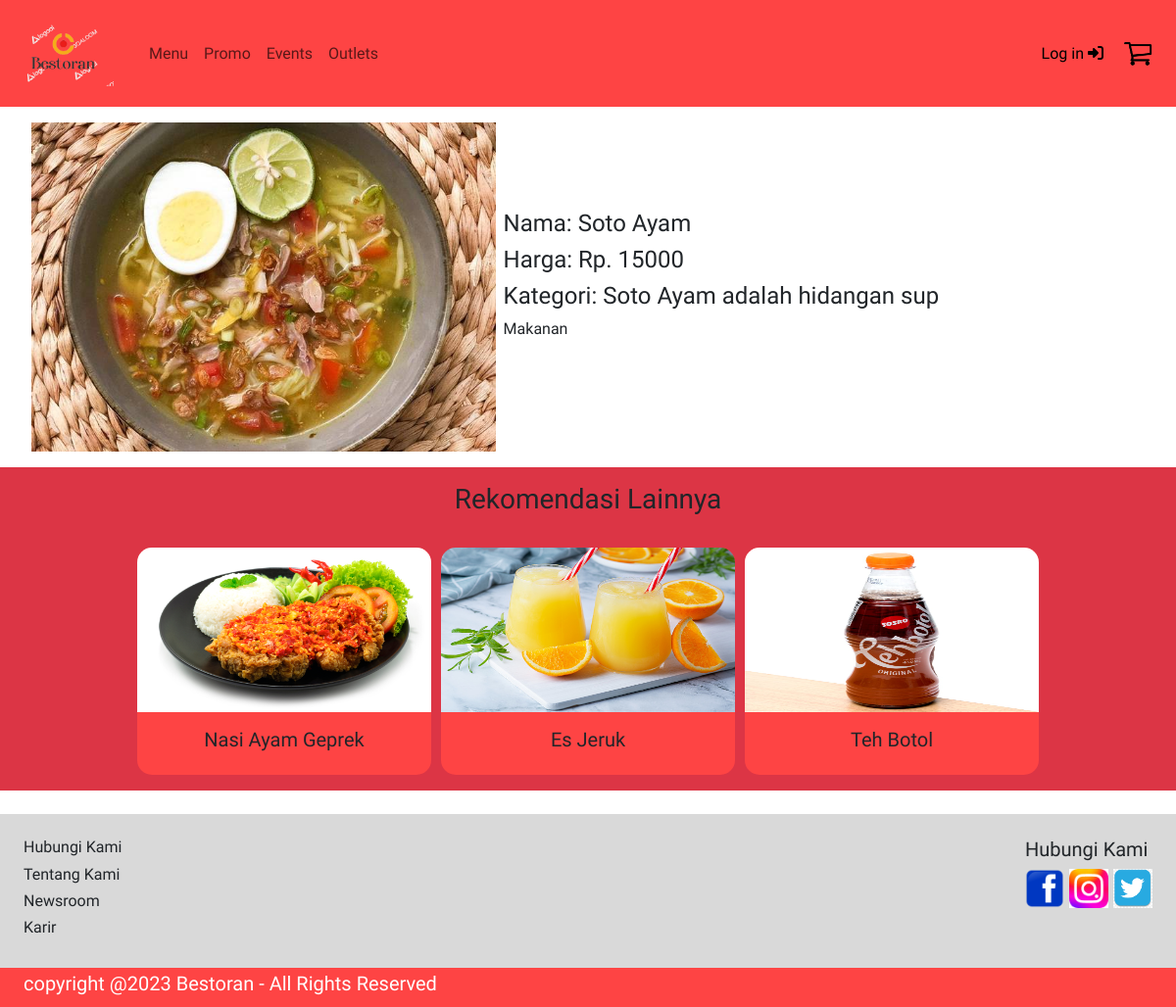
The page /food_details.php?id=F0006 on the database as committed earlier.
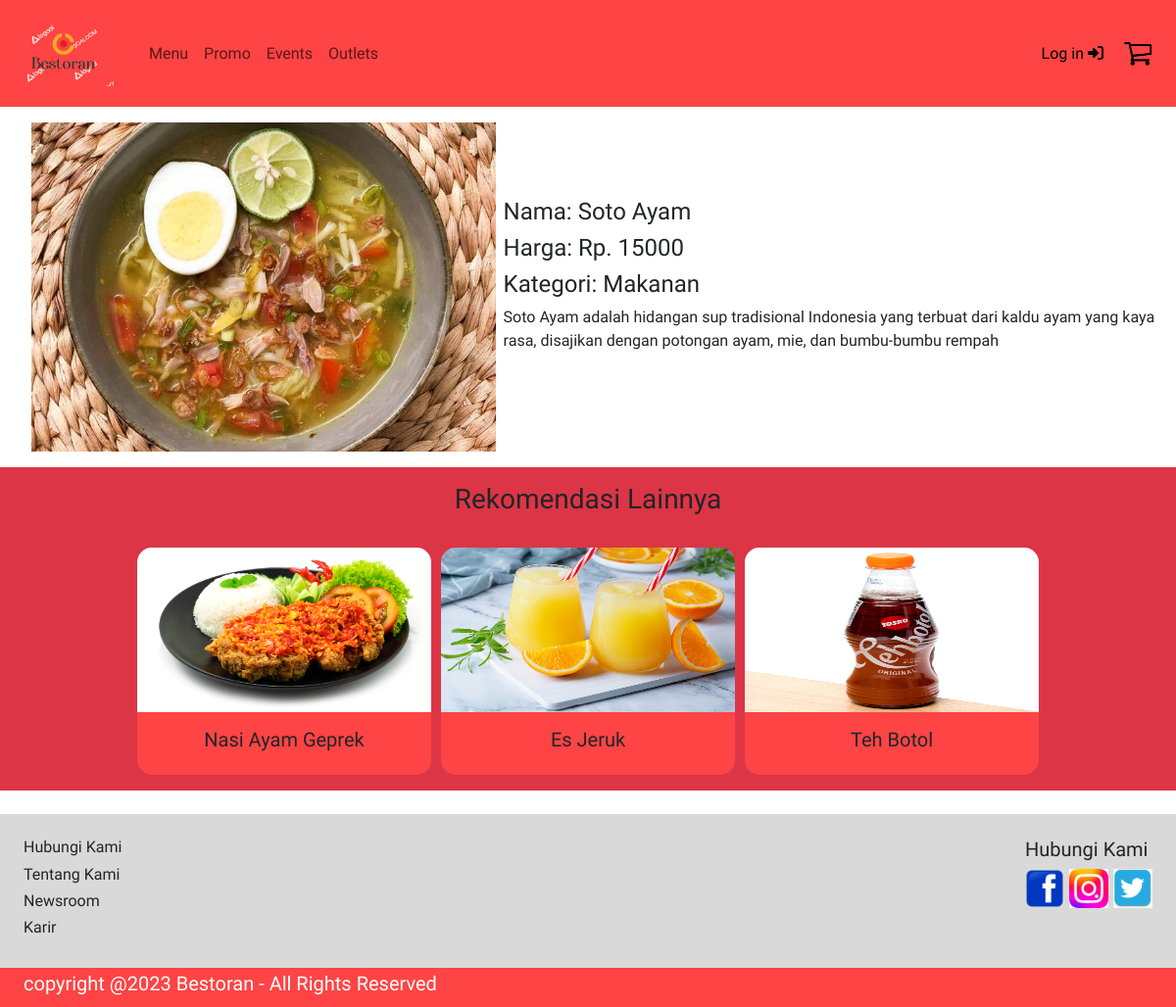
The same page on the database as committed later.
### tables this page shows
CREATE TABLE menu(
	food_id VARCHAR(5) NOT NULL, 
    food_name VARCHAR(30), 
    food_desc VARCHAR(200),
    food_category VARCHAR(30), 
    food_price INT, 
    food_imgpath VARCHAR(50),
    PRIMARY KEY (food_id)
);

### food_details.php (the view, shortened to what this page needs)
<?php
include('components/header.php');
?>
<body>
    <?php
    include('components/navbar.php');
    ?>
    <div class="justify-content-center d-flex flex-row align-items-center">
    </div>
    <?php
    $foodId = $_GET['id'];
    $conn = mysqli_connect('localhost', 'root', '', 'restaurant');
    $sql = "SELECT food_name, food_price, food_category, food_desc, food_imgpath FROM menu WHERE food_id = '$foodId'";
    $result = mysqli_query($conn, $sql);
    if (mysqli_num_rows($result) > 0) {
        while ($row = mysqli_fetch_assoc($result)) {
            $detail = "<div class='detail-items mx-2 d-flex align-items-center'>
                <img class='detail-img ms-4 mt-2' src='$row[food_imgpath]'></img>
                <div class='d-flex flex-column justify-content-around ms-2'>
                        <h4 class='food-name'>Nama: $row[food_name] </h4>
                        <h4 class='food-price'>Harga: Rp. $row[food_price] </h4>
                        <h4 class='food-category'>Kategori: $row[food_category] </h4>
                        <p class='food-desc'> $row[food_desc] </p>
                </div>
            </div>";
        }
        echo $detail;
    } else {
        echo 'No data found for this food item.';
    }
    ?>
    <div class="p-3 mt-3 bg-danger d-flex flex-column text-center align-items-center">
        <h3>Rekomendasi Lainnya</h3>
        <div class="recommended-items mt-4 align-items-center flex-row">
            <?php
            $recommendedMenu = 'SELECT * FROM menu ORDER BY RAND() LIMIT 3';
            $res = mysqli_query($conn, $recommendedMenu);
            while ($row2 = $res->fetch_array()) {
                $card =
                    "<div class='menu-card' data-food-id=$row2[food_id] data-food-price=$row2[food_price] data-food-description='$row2[food_desc]'>
            <div class='food-info'>
            <p class='description'></p>
            </div>
            <img class='menu-card-img' src= $row2[food_imgpath]>
            <div class='menu-card-bottom d-flex flex-row justify-content-around' >
            <div class='menu-card-info d-flex p-3 flex-row justify-content-center'>
                <h5 class='food-name'> $row2[food_name]</h5>
              </div>
            </div>
          </div>";
                echo $card;
            }
            ?>
        </div>
    </div>
    <?php
    include('components/footer.php');
    ?>
</body>

Rows that differ between the two databases and show on the page:
changed menu "Soto Ayam": food_category "Soto Ayam adalah hidangan sup" → "Makanan"; food_desc "Makanan" → "Soto Ayam adalah hidangan sup tradisional Indonesia yang terbuat dari kaldu ayam yang kaya rasa, disajikan dengan potongan ayam, mie, dan bumbu-bumbu rempah"
